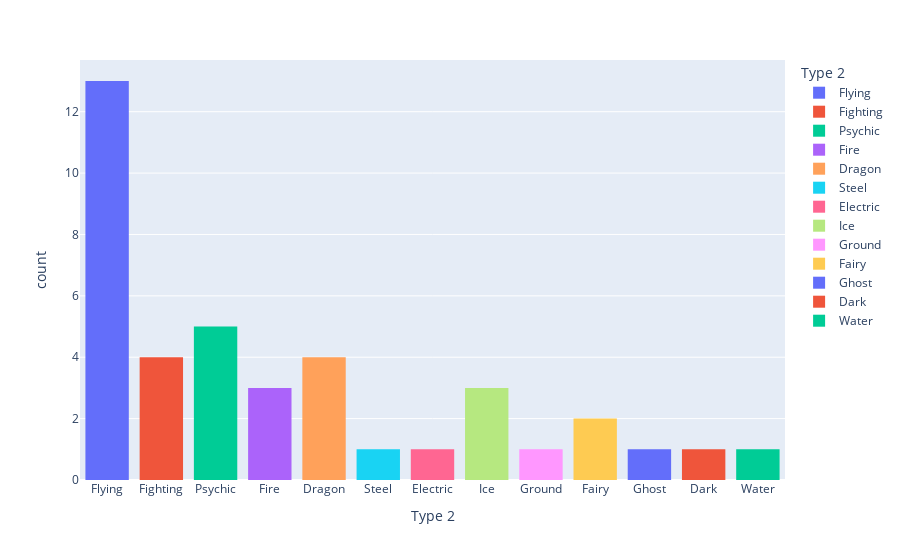

Write notebook code for a chart like this one.
### Markdown cell above
Psychic and dragon occur the most within legendary pokemon which differs from normal pokemon.

### Code cell
fig = px.histogram(Legendary.dropna(), x="Type 2", color='Type 2', nbins=10)
fig.show()

### Figure 1 — Plotly figure (JSON) as saved in the notebook; plotly's stock layout.template omitted (floating-point values rounded to 4 significant figures)
{"data": [{"alignmentgroup": "True", "bingroup": "x", "hovertemplate": "Type 2=%{x}<br>count=%{y}<extra></extra>", "legendgroup": "Flying", "marker": {"color": "#636efa", "pattern": {"shape": ""}}, "name": "Flying", "nbinsx": 10, "offsetgroup": "Flying", "orientation": "v", "showlegend": true, "type": "histogram", "x": ["Flying", "Flying", "Flying", "Flying", "Flying", "Flying", "Flying", "Flying", "Flying", "Flying", "Flying", "Flying", "Flying"], "xaxis": "x", "yaxis": "y"}, {"alignmentgroup": "True", "bingroup": "x", "hovertemplate": "Type 2=%{x}<br>count=%{y}<extra></extra>", "legendgroup": "Fighting", "marker": {"color": "#EF553B", "pattern": {"shape": ""}}, "name": "Fighting", "nbinsx": 10, "offsetgroup": "Fighting", "orientation": "v", "showlegend": true, "type": "histogram", "x": ["Fighting", "Fighting", "Fighting", "Fighting"], "xaxis": "x", "yaxis": "y"}, {"alignmentgroup": "True", "bingroup": "x", "hovertemplate": "Type 2=%{x}<br>count=%{y}<extra></extra>", "legendgroup": "Psychic", "marker": {"color": "#00cc96", "pattern": {"shape": ""}}, "name": "Psychic", "nbinsx": 10, "offsetgroup": "Psychic", "orientation": "v", "showlegend": true, "type": "histogram", "x": ["Psychic", "Psychic", "Psychic", "Psychic", "Psychic"], "xaxis": "x", "yaxis": "y"}, {"alignmentgroup": "True", "bingroup": "x", "hovertemplate": "Type 2=%{x}<br>count=%{y}<extra></extra>", "legendgroup": "Fire", "marker": {"color": "#ab63fa", "pattern": {"shape": ""}}, "name": "Fire", "nbinsx": 10, "offsetgroup": "Fire", "orientation": "v", "showlegend": true, "type": "histogram", "x": ["Fire", "Fire", "Fire"], "xaxis": "x", "yaxis": "y"}, {"alignmentgroup": "True", "bingroup": "x", "hovertemplate": "Type 2=%{x}<br>count=%{y}<extra></extra>", "legendgroup": "Dragon", "marker": {"color": "#FFA15A", "pattern": {"shape": ""}}, "name": "Dragon", "nbinsx": 10, "offsetgroup": "Dragon", "orientation": "v", "showlegend": true, "type": "histogram", "x": ["Dragon", "Dragon", "Dragon", "Dragon"], "xaxis": "x", "yaxis": "y"}, {"alignmentgroup": "True", "bingroup": "x", "hovertemplate": "Type 2=%{x}<br>count=%{y}<extra></extra>", "legendgroup": "Steel", "marker": {"color": "#19d3f3", "pattern": {"shape": ""}}, "name": "Steel", "nbinsx": 10, "offsetgroup": "Steel", "orientation": "v", "showlegend": true, "type": "histogram", "x": ["Steel"], "xaxis": "x", "yaxis": "y"}, {"alignmentgroup": "True", "bingroup": "x", "hovertemplate": "Type 2=%{x}<br>count=%{y}<extra></extra>", "legendgroup": "Electric", "marker": {"color": "#FF6692", "pattern": {"shape": ""}}, "name": "Electric", "nbinsx": 10, "offsetgroup": "Electric", "orientation": "v", "showlegend": true, "type": "histogram", "x": ["Electric"], "xaxis": "x", "yaxis": "y"}, {"alignmentgroup": "True", "bingroup": "x", "hovertemplate": "Type 2=%{x}<br>count=%{y}<extra></extra>", "legendgroup": "Ice", "marker": {"color": "#B6E880", "pattern": {"shape": ""}}, "name": "Ice", "nbinsx": 10, "offsetgroup": "Ice", "orientation": "v", "showlegend": true, "type": "histogram", "x": ["Ice", "Ice", "Ice"], "xaxis": "x", "yaxis": "y"}, {"alignmentgroup": "True", "bingroup": "x", "hovertemplate": "Type 2=%{x}<br>count=%{y}<extra></extra>", "legendgroup": "Ground", "marker": {"color": "#FF97FF", "pattern": {"shape": ""}}, "name": "Ground", "nbinsx": 10, "offsetgroup": "Ground", "orientation": "v", "showlegend": true, "type": "histogram", "x": ["Ground"], "xaxis": "x", "yaxis": "y"}, {"alignmentgroup": "True", "bingroup": "x", "hovertemplate": "Type 2=%{x}<br>count=%{y}<extra></extra>", "legendgroup": "Fairy", "marker": {"color": "#FECB52", "pattern": {"shape": ""}}, "name": "Fairy", "nbinsx": 10, "offsetgroup": "Fairy", "orientation": "v", "showlegend": true, "type": "histogram", "x": ["Fairy", "Fairy"], "xaxis": "x", "yaxis": "y"}, {"alignmentgroup": "True", "bingroup": "x", "hovertemplate": "Type 2=%{x}<br>count=%{y}<extra></extra>", "legendgroup": "Ghost", "marker": {"color": "#636efa", "pattern": {"shape": ""}}, "name": "Ghost", "nbinsx": 10, "offsetgroup": "Ghost", "orientation": "v", "showlegend": true, "type": "histogram", "x": ["Ghost"], "xaxis": "x", "yaxis": "y"}, {"alignmentgroup": "True", "bingroup": "x", "hovertemplate": "Type 2=%{x}<br>count=%{y}<extra></extra>", "legendgroup": "Dark", "marker": {"color": "#EF553B", "pattern": {"shape": ""}}, "name": "Dark", "nbinsx": 10, "offsetgroup": "Dark", "orientation": "v", "showlegend": true, "type": "histogram", "x": ["Dark"], "xaxis": "x", "yaxis": "y"}, {"alignmentgroup": "True", "bingroup": "x", "hovertemplate": "Type 2=%{x}<br>count=%{y}<extra></extra>", "legendgroup": "Water", "marker": {"color": "#00cc96", "pattern": {"shape": ""}}, "name": "Water", "nbinsx": 10, "offsetgroup": "Water", "orientation": "v", "showlegend": true, "type": "histogram", "x": ["Water"], "xaxis": "x", "yaxis": "y"}], "layout": {"barmode": "relative", "legend": {"title": {"text": "Type 2"}, "tracegroupgap": 0}, "margin": {"t": 60}, "xaxis": {"anchor": "y", "categoryarray": ["Flying", "Fighting", "Psychic", "Fire", "Dragon", "Steel", "Electric", "Ice", "Ground", "Fairy", "Ghost", "Dark", "Water"], "categoryorder": "array", "domain": [0, 1], "title": {"text": "Type 2"}}, "yaxis": {"anchor": "x", "domain": [0, 1], "title": {"text": "count"}}}}
